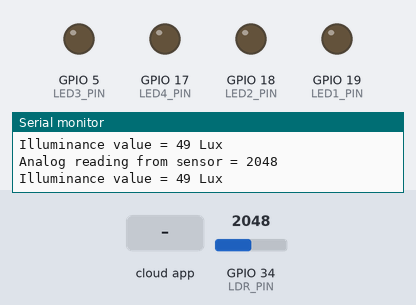
Recording of a sketch running on a simulated ESP32. Parts: output pins drawn as LEDs (lit = HIGH), the last lines printed to the serial monitor. Inputs (shaded band) come from the test bench; at power-on: GPIO 34 (LDR_PIN) = 2048. WiFi joins after 1.5 s; servers stay silent unless stated.

Above: at 2.3 s.
2.4 s: the phone or cloud app sets led1 to 1
At 2.7 s:
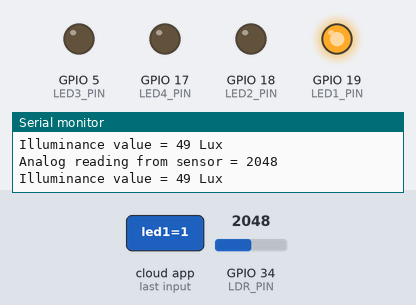
3.9 s: the phone or cloud app sets led2 to 1
At 5.0 s:
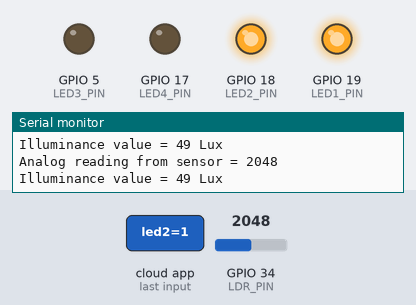
5.4 s: the phone or cloud app sets led3 to 1
At 6.1 s:
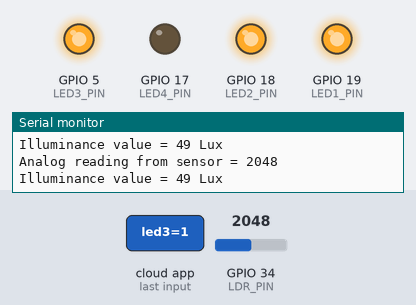
6.9 s: the phone or cloud app sets brightness to 25
At 7.3 s:
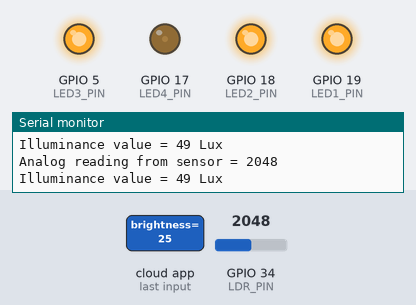
8.4 s: the phone or cloud app sets led1 to 0
At 9.6 s:
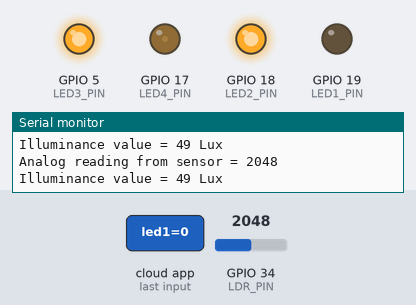
9.9 s: the phone or cloud app sets led2 to 0
At 10.8 s:
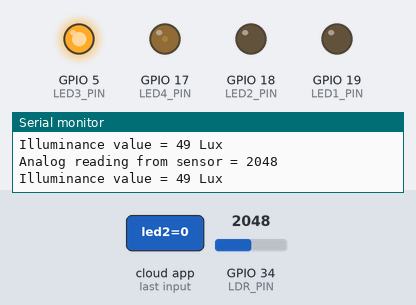
Timing chart, 0 to 12.4 s (numbered marks = the images above; inputs shaded):
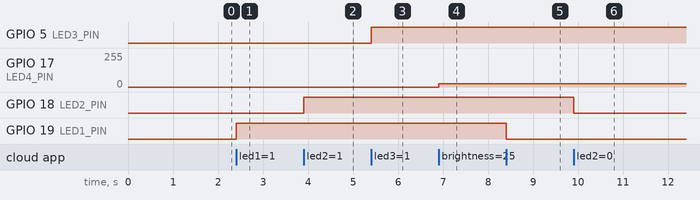

Measured:
- after the input at 2.4 s, GPIO 19 (LED1_PIN): LOW → HIGH at once
- after the input at 3.9 s, GPIO 18 (LED2_PIN): LOW → HIGH at once
- after the input at 5.4 s, GPIO 5 (LED3_PIN): LOW → HIGH at once
- after the input at 6.9 s, GPIO 17 (LED4_PIN): 0/255 → 25/255 at once
- after the input at 8.4 s, GPIO 19 (LED1_PIN): HIGH → LOW at once
- after the input at 9.9 s, GPIO 18 (LED2_PIN): HIGH → LOW at once

The sketch:

Lab6_Cloud.ino
```cpp
#include "thingProperties.h"

const int LED1_PIN = 19;
const int LED2_PIN = 18;
const int LED3_PIN = 5;
const int LED4_PIN = 17;
const int LDR_PIN = 34;
const float VIN = 3.3;
const float R = 10000;
const int ADC_MAX = 4095;

unsigned long lastRead = 0;

int conversion(int rawValue) {
  float vout = rawValue * (VIN / ADC_MAX);
  if (vout < 0.01) {
    vout = 0.01;
  }
  if (vout > VIN - 0.01) {
    vout = VIN - 0.01;
  }
  float rLdr = (R * vout) / (VIN - vout);
  return (int)(500 / (rLdr / 1000));
}

void setup() {
  Serial.begin(115200);
  pinMode(LED1_PIN, OUTPUT);
  pinMode(LED2_PIN, OUTPUT);
  pinMode(LED3_PIN, OUTPUT);
  pinMode(LED4_PIN, OUTPUT);
  initProperties();
  ArduinoCloud.begin(ArduinoIoTPreferredConnection);
  setDebugMessageLevel(2);
  ArduinoCloud.printDebugInfo();
}

void loop() {
  ArduinoCloud.update();
  if (millis() - lastRead >= 1000) {
    lastRead = millis();
    int rawValue = analogRead(LDR_PIN);
    illuminance = conversion(rawValue);
    Serial.print("Analog reading from sensor = ");
    Serial.println(rawValue);
    Serial.print("Illuminance value = ");
    Serial.print(illuminance);
    Serial.println(" Lux");
  }
}

void onLed1Change() {
  digitalWrite(LED1_PIN, led1);
}

void onLed2Change() {
  digitalWrite(LED2_PIN, led2);
}

void onLed3Change() {
  digitalWrite(LED3_PIN, led3);
}

void onBrightnessChange() {
  analogWrite(LED4_PIN, brightness);
}
```

arduino_secrets.h
```cpp
#define SECRET_SSID "Wokwi-GUEST"
#define SECRET_OPTIONAL_PASS ""
#define SECRET_DEVICE_ID "device_id"
#define SECRET_DEVICE_KEY "device_key"
```

thingProperties.h
```cpp
#include <ArduinoIoTCloud.h>
#include <Arduino_ConnectionHandler.h>
#include "arduino_secrets.h"

const char DEVICE_LOGIN_NAME[] = SECRET_DEVICE_ID;
const char SSID[] = SECRET_SSID;
const char PASS[] = SECRET_OPTIONAL_PASS;
const char DEVICE_KEY[] = SECRET_DEVICE_KEY;

void onLed1Change();
void onLed2Change();
void onLed3Change();
void onBrightnessChange();

bool led1;
bool led2;
bool led3;
int brightness;
int illuminance;

void initProperties() {
  ArduinoCloud.setBoardId(DEVICE_LOGIN_NAME);
  ArduinoCloud.setSecretDeviceKey(DEVICE_KEY);
  ArduinoCloud.addProperty(led1, READWRITE, ON_CHANGE, onLed1Change);
  ArduinoCloud.addProperty(led2, READWRITE, ON_CHANGE, onLed2Change);
  ArduinoCloud.addProperty(led3, READWRITE, ON_CHANGE, onLed3Change);
  ArduinoCloud.addProperty(brightness, READWRITE, ON_CHANGE, onBrightnessChange);
  ArduinoCloud.addProperty(illuminance, READ, 1 * SECONDS, NULL);
}

WiFiConnectionHandler ArduinoIoTPreferredConnection(SSID, PASS);
```
